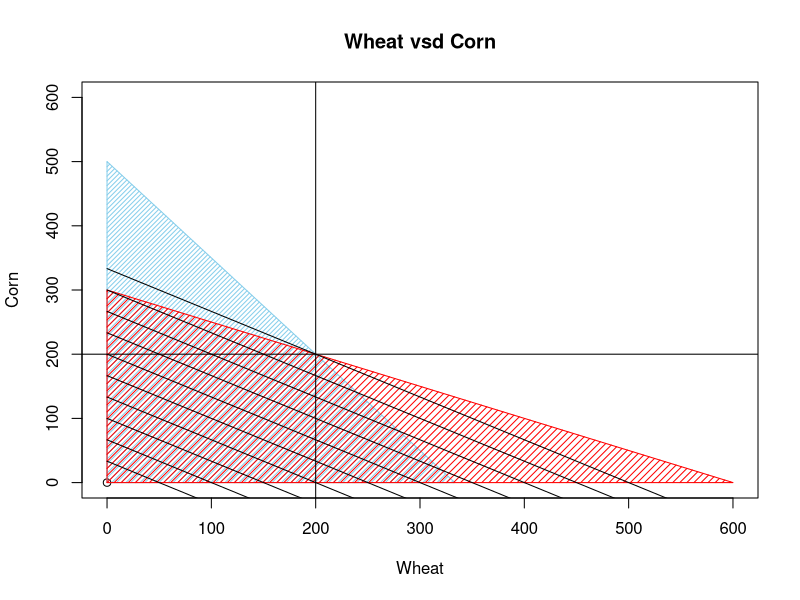

Recreate this plot in R.
# A farmer in Iowa owns 450 acres of land. He is going to plant each acre with wheat or corn.
# Each acre planted with wheat yields $2000 profit, requires three workers, and requires two tons of fertilizer.
# Each acre planted with corn yields $3000 profit, requires two workers, and requires four tons of fertilizer.
# There are currently 1000 workers and 1200 tons of fertilizer available. 
# a. Use Solver to help the farmer maximize the profit from his land.
# b. Confirm graphically that the solution from part a maximizes the farmer’s profit from his land.
# c. Use SolverTable to see what happens to the decision variables and the total profit when the availability of fertilizer varies from 200 tons to 2200 tons in 100-ton increments.
# When does the farmer discontinue producing wheat? When does he discontinue producing corn? How does the profit change for each 10-ton increment?

#answer
library(lpSolve)
library(tidyverse)
library(magrittr)
library(formattable)

objective.in <- c(2000,3000) #wheat,corn
const.mat <- matrix(c(3,2,2,4),nrow = 2,byrow = TRUE)
const.dir <- rep('<=',2)
const.rhs <- c(1000,1200)
const.mat %>%
  cbind(const.dir) %>%
  cbind(const.rhs) %>%
  rbind(c(objective.in,'<---','max fun to left'),.) %>%
  noquote

solution <-
  lp(
    direction = 'max',
    objective.in = objective.in,
    const.mat = const.mat,
    const.dir = const.dir,
    const.rhs = const.rhs
  )

objective.in %*% solution$solution %>%
  currency()

#set x1 and x2 for the different equations to 0 and to solve to find their respective intercepts.
plot(0,0, xlim = c(0,600), ylim = c(0,600), xlab = "Wheat", ylab = "Corn", main = "Wheat vsd Corn")

polygon(c(0,1000/3,0), c(500,0,0), col = "skyblue", density = 30)
polygon(c(0,1200/2,0), c(1200/4,0,0), col = "red", density = 20)

abline(h=200, v=200)

for(profit in 1:10*100000){
  curve(((profit)-2000*x)/3000, add = TRUE)
}
